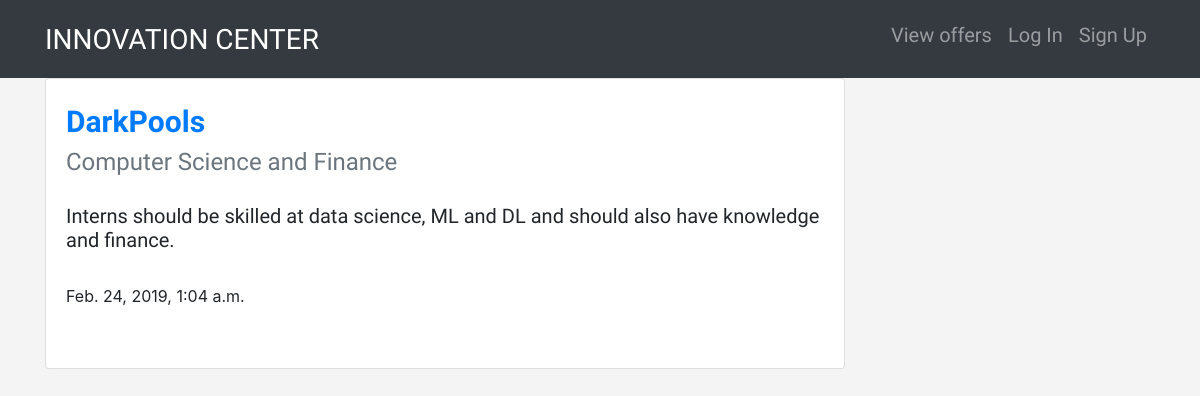
/posts/by/DarkPools/3/, run on the app's committed database.
### dashboard/models.py (models this page shows, shortened)
class Post(models.Model):
    startup_name=models.ForeignKey(User,related_name='posts',on_delete=models.CASCADE)
    title=models.CharField(max_length=200)
    created_at=models.DateTimeField(auto_now=True)
    admin_name=models.CharField(max_length=100)
    dept=models.CharField(max_length=100)
    description=models.TextField()
    class Meta:
        ordering=["-created_at"]

### dashboard/views.py (the view)
# urls.py: path('by/<username>/<int:pk>/',views.PostDetail.as_view(),name='single'),
class PostDetail(DetailView):
    model=models.Post
    template_name="dashboard/dash_detail.html"
    def get_queryset(self):
        queryset=super().get_queryset()
        return queryset.filter(startup_name__username__iexact=self.kwargs.get('username'))

### dashboard/templates/dashboard/dash_detail.html (shortened to what this page needs)
{%extends "dashboard/dash_base.html"%}
{%block post_content%}
<div class="card" style="width: 50rem;">
  <div class="card-body">
    <a class="card-title company text-primary" href="{%url 'dashboard:startup' username=post.startup_name.username%} "><strong>{{post.startup_name.username}}</strong></a>
    <br>
    <a class="card-text text-muted dept" href="{%url 'dashboard:single' username=post.startup_name.username pk=post.pk %}">{{post.dept}}</a>
    <br>
    <br>
    <h5 class="card-text text">{{post.description|safe}}</h5>
    <br>
    <p class="card-text">{{post.created_at}}</p>
    <br>
</div>
</div>
{%endblock%}

### static/css/master.css (style rules this page uses)
.text { font-family: 'Quattrocento Sans', sans-serif; }
body { background-color:#f4f4f4; }
.company { font-family: 'Pridi', serif; font-size:30px; }
.dept { font-family: 'Actor', sans-serif; font-size:24px; margin-bottom:100px; }

### data on the page
Post: startup_name.username "DarkPools", dept "Computer Science and Finance", description "Interns should be skilled at data science, ML and DL and should also have knowledge and finance.", created_at "Feb. 24, 2019, 1:04 a.m."
